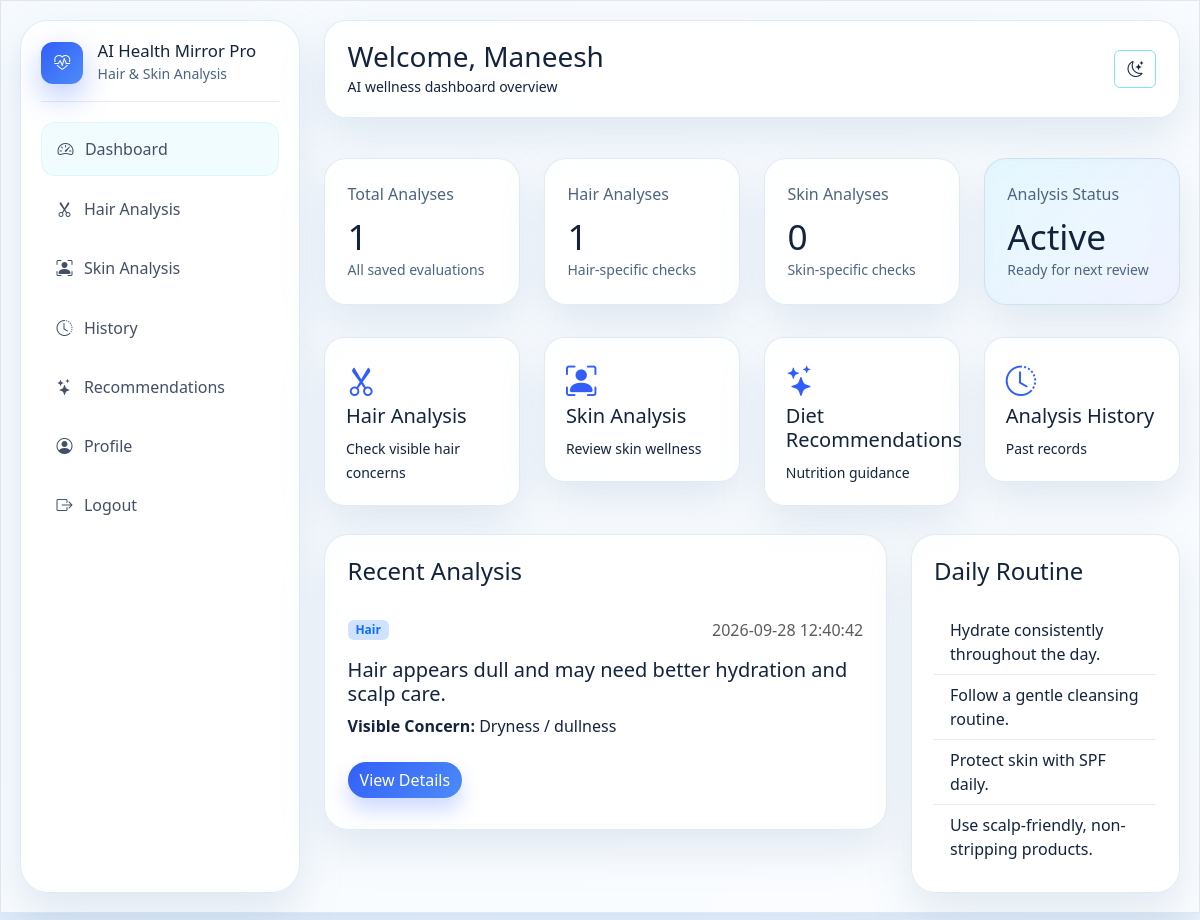
The app's page /dashboard (signed in) with its own data.
### tables this page shows
CREATE TABLE analysis_history (
                id INTEGER PRIMARY KEY AUTOINCREMENT,
                user_id INTEGER NOT NULL,
                analysis_type TEXT NOT NULL,
                image_path TEXT NOT NULL,
                result TEXT NOT NULL,
                recommendations TEXT NOT NULL,
                created_at TIMESTAMP DEFAULT CURRENT_TIMESTAMP,
                FOREIGN KEY (user_id) REFERENCES users (id)
            );

### app.py (the view)
@app.route("/dashboard")
@login_required
def dashboard():
    user_id = session["user_id"]
    with get_db_connection() as conn:
        total_analyses = conn.execute("SELECT COUNT(*) as count FROM analysis_history WHERE user_id = ?", (user_id,)).fetchone()["count"]
        hair_analyses = conn.execute("SELECT COUNT(*) as count FROM analysis_history WHERE user_id = ? AND analysis_type = 'hair'", (user_id,)).fetchone()["count"]
        skin_analyses = conn.execute("SELECT COUNT(*) as count FROM analysis_history WHERE user_id = ? AND analysis_type = 'skin'", (user_id,)).fetchone()["count"]
        recent_analysis = conn.execute(
            "SELECT * FROM analysis_history WHERE user_id = ? ORDER BY created_at DESC LIMIT 1",
            (user_id,),
        ).fetchone()
    recent_data = dict(recent_analysis) if recent_analysis else None
    if recent_data:
        recent_data["recommendations"] = json.loads(recent_data["recommendations"]) if recent_data["recommendations"] else {}
    return render_template(
        "dashboard.html",
        user_name=session.get("user_name", "User"),
        total_analyses=total_analyses,
        hair_analyses=hair_analyses,
        skin_analyses=skin_analyses,
        recent_analysis=recent_data,
    )

### app.py (called while the page is built)
def get_db_connection():
    conn = sqlite3.connect(DB_PATH)
    conn.row_factory = sqlite3.Row
    return conn

def login_required(view_func):
    @wraps(view_func)
    def wrapper(*args, **kwargs):
        if "user_id" not in session:
            flash("Please log in to continue.", "warning")
            return redirect(url_for("login"))
        return view_func(*args, **kwargs)
    return wrapper

@app.context_processor
def inject_user():
    return {
        "logged_in_user": session.get("user_name"),
        "current_year": datetime.now().year,
    }

### templates/dashboard.html (shortened to what this page needs)
<!DOCTYPE html>
<html lang="en">
<head>
    <link href="https://cdn.jsdelivr.net/npm/bootstrap@5.3.3/dist/css/bootstrap.min.css" rel="stylesheet">
    <link rel="stylesheet" href="https://cdn.jsdelivr.net/npm/bootstrap-icons@1.11.3/font/bootstrap-icons.min.css">
    <link rel="stylesheet" href="{{ url_for('static', filename='css/style.css') }}">
</head>
<body class="theme-light app-body">
    <div class="app-shell">
        <aside class="sidebar glass-card">
            <div class="brand-block">
                <div class="brand-icon"><i class="bi bi-heart-pulse"></i></div>
                <div>
                    <h5>AI Health Mirror Pro</h5>
                    <small>Hair & Skin Analysis</small>
                </div>
            </div>
            <nav class="nav flex-column sidebar-nav">
                <a class="nav-link active" href="{{ url_for('dashboard') }}"><i class="bi bi-speedometer2"></i> Dashboard</a>
                <a class="nav-link" href="{{ url_for('hair_analysis') }}"><i class="bi bi-scissors"></i> Hair Analysis</a>
                <a class="nav-link" href="{{ url_for('skin_analysis') }}"><i class="bi bi-person-bounding-box"></i> Skin Analysis</a>
                <a class="nav-link" href="{{ url_for('history') }}"><i class="bi bi-clock-history"></i> History</a>
                <a class="nav-link" href="{{ url_for('recommendations') }}"><i class="bi bi-stars"></i> Recommendations</a>
                <a class="nav-link" href="{{ url_for('profile') }}"><i class="bi bi-person-circle"></i> Profile</a>
                <a class="nav-link" href="{{ url_for('logout') }}"><i class="bi bi-box-arrow-right"></i> Logout</a>
            </nav>
        </aside>
        <main class="main-content">
            <nav class="topbar glass-card d-flex justify-content-between align-items-center">
                <div>
                    <h3>Welcome, {{ user_name }}</h3>
                    <small>AI wellness dashboard overview</small>
                </div>
                <div class="topbar-actions">
                    <button class="btn btn-outline-primary theme-toggle" type="button"><i class="bi bi-moon-stars"></i></button>
                </div>
            </nav>
            <section class="stats-grid row g-4 mt-2">
                <div class="col-md-6 col-xl-3">
                    <div class="glass-card metric-card">
                        <span class="metric-title">Total Analyses</span>
                        <h3>{{ total_analyses }}</h3>
                        <small>All saved evaluations</small>
                    </div>
                </div>
                <div class="col-md-6 col-xl-3">
                    <div class="glass-card metric-card">
                        <span class="metric-title">Hair Analyses</span>
                        <h3>{{ hair_analyses }}</h3>
                        <small>Hair-specific checks</small>
                    </div>
                </div>
                <div class="col-md-6 col-xl-3">
                    <div class="glass-card metric-card">
                        <span class="metric-title">Skin Analyses</span>
                        <h3>{{ skin_analyses }}</h3>
                        <small>Skin-specific checks</small>
                    </div>
                </div>
                <div class="col-md-6 col-xl-3">
                    <div class="glass-card metric-card accent">
                        <span class="metric-title">Analysis Status</span>
                        <h3>Active</h3>
                        <small>Ready for next review</small>
                    </div>
                </div>
            </section>
            <section class="quick-actions row g-4 mt-2">
                <div class="col-md-6 col-xl-3">
                    <a href="{{ url_for('hair_analysis') }}" class="glass-card action-card">
                        <i class="bi bi-scissors"></i>
                        <h5>Hair Analysis</h5>
                        <small>Check visible hair concerns</small>
                    </a>
                </div>
                <div class="col-md-6 col-xl-3">
                    <a href="{{ url_for('skin_analysis') }}" class="glass-card action-card">
                        <i class="bi bi-person-bounding-box"></i>
                        <h5>Skin Analysis</h5>
                        <small>Review skin wellness</small>
                    </a>
                </div>
                <div class="col-md-6 col-xl-3">
                    <a href="{{ url_for('recommendations') }}" class="glass-card action-card">
                        <i class="bi bi-stars"></i>
                        <h5>Diet Recommendations</h5>
                        <small>Nutrition guidance</small>
                    </a>
                </div>
                <div class="col-md-6 col-xl-3">
                    <a href="{{ url_for('history') }}" class="glass-card action-card">
                        <i class="bi bi-clock-history"></i>
                        <h5>Analysis History</h5>
                        <small>Past records</small>
                    </a>
                </div>
            </section>
            <section class="row g-4 mt-1">
                <div class="col-lg-8">
                    <div class="glass-card panel-block">
                        <div class="panel-head">
                            <h4>Recent Analysis</h4>
                        </div>
                        {% if recent_analysis %}
                            <div class="recent-analysis">
                                <div class="d-flex justify-content-between flex-wrap gap-2 align-items-center">
                                    <span class="badge bg-primary-subtle text-primary">{{ recent_analysis.analysis_type|title }}</span>
                                    <span class="text-muted">{{ recent_analysis.created_at }}</span>
                                </div>
                                <h5 class="mt-3">{{ recent_analysis.result }}</h5>
                                <p><strong>Visible Concern:</strong> {{ recent_analysis.recommendations.concern if recent_analysis.recommendations else 'General wellness overview' }}</p>
                                <a href="{{ url_for('result', analysis_id=recent_analysis.id) }}" class="btn btn-primary btn-pill mt-2">View Details</a>
                            </div>
                        {% else %}
                            <div class="empty-state">
                                <p>No analysis has been completed yet. Start with your first hair or skin analysis.</p>
                            </div>
                        {% endif %}
                    </div>
                </div>
                <div class="col-lg-4">
                    <div class="glass-card panel-block">
                        <div class="panel-head">
                            <h4>Daily Routine</h4>
                        </div>
                        <ul class="list-group list-group-flush routine-list">
                            <li class="list-group-item">Hydrate consistently throughout the day.</li>
                            <li class="list-group-item">Follow a gentle cleansing routine.</li>
                            <li class="list-group-item">Protect skin with SPF daily.</li>
                            <li class="list-group-item">Use scalp-friendly, non-stripping products.</li>
                        </ul>
                    </div>
                </div>
            </section>
        </main>
    </div>
</body>
</html>

### static/css/style.css (style rules this page uses)
:root { --bg-dark: #07111f; --bg-darker: #020b16; --glass: rgba(13, 25, 41, 0.52); --glass-strong: rgba(10, 20, 33, 0.8); --card: rgba(255, 255, 255, 0.08); --border: rgba(255, 255, 255, 0.12); --text: #ebf3ff; --muted: #a9bfd8; --primary: #61dafb; --primary-2: #7c8cff; --accent: #81f7c5; --warning: #ffd774; --danger: #ff7b8f; --shadow: 0 18px 40px rgba(6, 18, 31, 0.35); --input-bg: rgba(255,255,255,0.04); --section-alt: rgba(143, 176, 255, 0.04); }
body.theme-light { --bg-dark: #eef6ff; --bg-darker: #dfeeff; --glass: rgba(255, 255, 255, 0.72); --glass-strong: rgba(255, 255, 255, 0.92); --card: rgba(255, 255, 255, 0.7); --border: rgba(50, 80, 120, 0.12); --text: #14233d; --muted: #4d6481; --primary: #315efb; --primary-2: #4d8cf7; --accent: #17b978; --warning: #d99b00; --danger: #d64c69; --shadow: 0 18px 40px rgba(149, 170, 201, 0.25); --input-bg: rgba(19, 33, 61, 0.04); --section-alt: rgba(117, 153, 255, 0.06); }
* { box-sizing: border-box; }
body { margin: 0; font-family: 'Segoe UI', Tahoma, Geneva, Verdana, sans-serif; background: linear-gradient(140deg, var(--bg-darker), var(--bg-dark)); color: var(--text); min-height: 100vh; transition: all 0.3s ease; overflow-x: hidden; }
a { text-decoration: none; }
.navbar-glass, .glass-card, .app-shell, .site-footer, .auth-card, .panel-block, .metric-card, .action-card, .feature-card, .tech-card, .benefit-card, .info-card, .step-card, .disclaimer-box { backdrop-filter: blur(16px); -webkit-backdrop-filter: blur(16px); background: var(--glass); border: 1px solid var(--border); box-shadow: var(--shadow); }
.brand-icon { width: 42px; height: 42px; border-radius: 12px; display: inline-flex; align-items: center; justify-content: center; background: linear-gradient(135deg, var(--primary), var(--primary-2)); color: white; box-shadow: 0 12px 30px rgba(60, 103, 255, 0.35); }
.nav-link { color: var(--text)!important; opacity: 0.8; }
.btn-primary { background: linear-gradient(135deg, var(--primary), var(--primary-2)); border: none; box-shadow: 0 12px 20px rgba(63, 109, 255, 0.25); }
.btn-outline-primary { border-color: rgba(97, 218, 251, 0.8); color: var(--text); }
.btn-pill { border-radius: 999px; }
.app-body { min-height: 100vh; padding-bottom: 2rem; }
.app-shell { max-width: 1500px; margin: 0 auto; padding: 1.2rem; display: flex; gap: 1.5rem; min-height: 100vh; }
.sidebar { width: 280px; border-radius: 28px; padding: 1.25rem; flex-shrink: 0; }
.brand-block { display: flex; align-items: center; gap: 0.9rem; padding-bottom: 1rem; border-bottom: 1px solid var(--border); margin-bottom: 1.25rem; }
.brand-block h5 { margin: 0; font-size: 1.05rem; }
.brand-block small { color: var(--muted); }
.sidebar-nav { gap: 0.5rem; }
.sidebar-nav .nav-link { display: flex; align-items: center; gap: 0.72rem; padding: 0.85rem 0.95rem; border-radius: 14px; color: var(--text)!important; transition: all 0.2s ease; }
.sidebar-nav .nav-link.active, .sidebar-nav .nav-link:hover { background: rgba(97, 218, 251, 0.12); border: 1px solid rgba(97, 218, 251, 0.18); }
.main-content { flex: 1; min-width: 0; }
.topbar { padding: 1.2rem 1.4rem; border-radius: 22px; display: flex; align-items: center; justify-content: space-between; margin-bottom: 1rem; }
.topbar h3 { margin: 0; }
.metric-card { border-radius: 22px; padding: 1.4rem; height: 100%; }
.metric-card.accent { background: linear-gradient(135deg, rgba(97, 218, 251, 0.15), rgba(124, 140, 255, 0.1)); }
.metric-title { display: block; color: var(--muted); margin-bottom: 0.6rem; }
.metric-card h3 { margin: 0; font-size: 2.2rem; }
.metric-card small { color: var(--muted); }
.action-card { display: block; border-radius: 20px; padding: 1.3rem; color: var(--text); text-decoration: none; }
.action-card i { font-size: 1.9rem; color: var(--primary); }
.panel-block { border-radius: 24px; padding: 1.4rem; }
.panel-head { display: flex; justify-content: space-between; align-items: center; margin-bottom: 1rem; }
.recent-analysis { padding: 0.5rem 0; }
.list-group-item { background: transparent; border-color: var(--border); color: var(--text); }

### records on screen
analysis_history: analysis_type "Hair", created_at "2026-09-28 12:40:42", result "Hair appears dull and may need better hydration and scalp care."

### other values on screen
{{ user_name }} "Maneesh"
{{ total_analyses }} "1"
{{ hair_analyses }} "1"
{{ skin_analyses }} "0"
